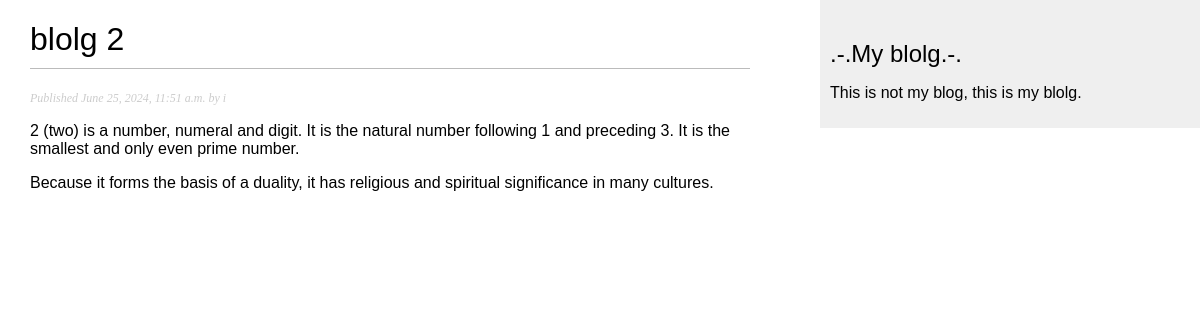
/blolg/2024/6/25/blolg-2/, run on the app's committed database.
### blolg/models.py (models this page shows, shortened)
class Post(models.Model):
    class Status(models.TextChoices):
        DRAFT = 'DF', 'Draft'
        PUBLISHED = 'PB', 'Published'
    title = models.CharField(max_length=250)
    slug = models.SlugField(max_length=250, unique_for_date='publish')
    author = models.ForeignKey(User, on_delete=models.CASCADE, related_name='blog_posts')
    body = models.TextField()
    publish = models.DateTimeField(default=timezone.now)
    created = models.DateTimeField(auto_now_add=True)
    updated = models.DateTimeField(auto_now=True)
    status = models.CharField(max_length=2, choices=Status.choices, default=Status.DRAFT)
    class Meta:
        ordering = ['-publish']
        indexes = [
            models.Index(fields=['-publish']),
            ]

### blolg/views.py (the view)
# urls.py: path('<int:year>/<int:month>/<int:day>/<slug:post>/', post_detail, name='post_detail'),
def post_detail(request, year, month, day, post):
    post = get_object_or_404(Post, status=Post.Status.PUBLISHED, slug=post, publish__year=year, publish__month=month, publish__day=day)
    return render(request, 'blolg/post/detail.html',{'post': post})

### blolg/templates/blolg/post/detail.html (shortened to what this page needs)
{% extends "blolg/base.html" %}
{% block content %}
<h1>{{ post.title }}</h1>
<p class="date">
    Published {{ post.publish }} by {{ post.author }}
</p>
{{ post.body|linebreaks }}
{% endblock %}

### blolg/static/css/style.css (style rules this page uses)
body { margin:0; padding:0; font-family:helvetica, sans-serif; }
h1 { font-weight:normal; border-bottom:1px solid #bbb; padding:0 0 10px 0; }
p.date { color:#ccc; font-family: georgia, serif; font-size: 12px; font-style: italic; }

### data on the page
Post: title "blolg 2", publish "June 25, 2024, 11:51 a.m.", author "i", body "2 (two) is a number, numeral and digit. It is the natural number following 1 and preceding 3. It is the smallest and only even prime number. Because it forms the basis of a duality, it has religious and spiritual significance in many cultures."
